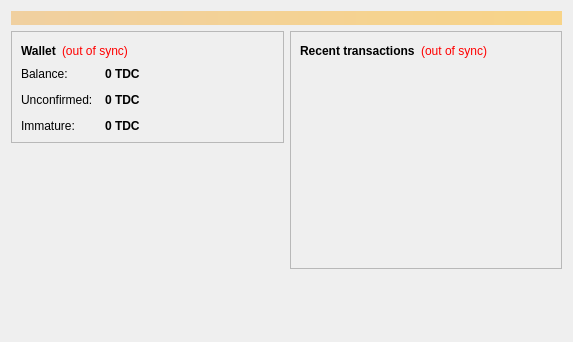
<?xml version="1.0" encoding="UTF-8"?>
<ui version="4.0">
 <class>OverviewPage</class>
 <widget class="QWidget" name="OverviewPage">
  <property name="geometry">
   <rect>
    <x>0</x>
    <y>0</y>
    <width>573</width>
    <height>342</height>
   </rect>
  </property>
  <property name="windowTitle">
   <string>Form</string>
  </property>
  <layout class="QVBoxLayout" name="topLayout">
   <item>
    <widget class="QLabel" name="labelAlerts">
     <property name="visible">
      <bool>false</bool>
     </property>
     <property name="styleSheet">
      <string notr="true">background-color: qlineargradient(x1: 0, y1: 0, x2: 1, y2: 0, stop:0 #F0D0A0, stop:1 #F8D488); color:#000000;</string>
     </property>
     <property name="wordWrap">
      <bool>true</bool>
     </property>
     <property name="margin">
      <number>3</number>
     </property>
    </widget>
   </item>
   <item>
    <layout class="QHBoxLayout" name="horizontalLayout" stretch="1,1">
     <item>
      <layout class="QVBoxLayout" name="verticalLayout_2">
       <item>
        <widget class="QFrame" name="frame">
         <property name="frameShape">
          <enum>QFrame::StyledPanel</enum>
         </property>
         <property name="frameShadow">
          <enum>QFrame::Raised</enum>
         </property>
         <layout class="QVBoxLayout" name="verticalLayout_4">
          <item>
           <layout class="QHBoxLayout" name="horizontalLayout_4">
            <item>
             <widget class="QLabel" name="label_5">
              <property name="font">
               <font>
                <weight>75</weight>
                <bold>true</bold>
               </font>
              </property>
              <property name="text">
               <string>Wallet</string>
              </property>
             </widget>
            </item>
            <item>
             <widget class="QLabel" name="labelWalletStatus">
              <property name="toolTip">
               <string>The displayed information may be out of date. Your wallet automatically synchronizes with the TraderCoin network after a connection is established, but this process has not completed yet.</string>
              </property>
              <property name="styleSheet">
               <string notr="true">QLabel { color: red; }</string>
              </property>
              <property name="text">
               <string notr="true">(out of sync)</string>
              </property>
              <property name="alignment">
               <set>Qt::AlignLeading|Qt::AlignLeft|Qt::AlignVCenter</set>
              </property>
             </widget>
            </item>
            <item>
             <spacer name="horizontalSpacer_2">
              <property name="orientation">
               <enum>Qt::Horizontal</enum>
              </property>
              <property name="sizeHint" stdset="0">
               <size>
                <width>40</width>
                <height>20</height>
               </size>
              </property>
             </spacer>
            </item>
           </layout>
          </item>
          <item>
           <layout class="QFormLayout" name="formLayout_2">
            <property name="fieldGrowthPolicy">
             <enum>QFormLayout::AllNonFixedFieldsGrow</enum>
            </property>
            <property name="horizontalSpacing">
             <number>12</number>
            </property>
            <property name="verticalSpacing">
             <number>12</number>
            </property>
            <item row="0" column="0">
             <widget class="QLabel" name="label">
              <property name="text">
               <string>Balance:</string>
              </property>
             </widget>
            </item>
            <item row="0" column="1">
             <widget class="QLabel" name="labelBalance">
              <property name="font">
               <font>
                <weight>75</weight>
                <bold>true</bold>
               </font>
              </property>
              <property name="cursor">
               <cursorShape>IBeamCursor</cursorShape>
              </property>
              <property name="toolTip">
               <string>Your current balance</string>
              </property>
              <property name="text">
               <string notr="true">0 TDC</string>
              </property>
              <property name="textInteractionFlags">
               <set>Qt::LinksAccessibleByMouse|Qt::TextSelectableByKeyboard|Qt::TextSelectableByMouse</set>
              </property>
             </widget>
            </item>
            <item row="1" column="0">
             <widget class="QLabel" name="label_3">
              <property name="text">
               <string>Unconfirmed:</string>
              </property>
             </widget>
            </item>
            <item row="1" column="1">
             <widget class="QLabel" name="labelUnconfirmed">
              <property name="font">
               <font>
                <weight>75</weight>
                <bold>true</bold>
               </font>
              </property>
              <property name="cursor">
               <cursorShape>IBeamCursor</cursorShape>
              </property>
              <property name="toolTip">
               <string>Total of transactions that have yet to be confirmed, and do not yet count toward the current balance</string>
              </property>
              <property name="text">
               <string notr="true">0 TDC</string>
              </property>
              <property name="textInteractionFlags">
               <set>Qt::LinksAccessibleByMouse|Qt::TextSelectableByKeyboard|Qt::TextSelectableByMouse</set>
              </property>
             </widget>
            </item>
            <item row="2" column="0">
             <widget class="QLabel" name="labelImmatureText">
              <property name="text">
               <string>Immature:</string>
              </property>
             </widget>
            </item>
            <item row="2" column="1">
             <widget class="QLabel" name="labelImmature">
              <property name="font">
               <font>
                <weight>75</weight>
                <bold>true</bold>
               </font>
              </property>
              <property name="toolTip">
               <string>Mined balance that has not yet matured</string>
              </property>
              <property name="text">
               <string notr="true">0 TDC</string>
              </property>
              <property name="textInteractionFlags">
               <set>Qt::LinksAccessibleByMouse|Qt::TextSelectableByKeyboard|Qt::TextSelectableByMouse</set>
              </property>
             </widget>
            </item>
           </layout>
          </item>
         </layout>
        </widget>
       </item>
       <item>
        <spacer name="verticalSpacer">
         <property name="orientation">
          <enum>Qt::Vertical</enum>
         </property>
         <property name="sizeHint" stdset="0">
          <size>
           <width>20</width>
           <height>40</height>
          </size>
         </property>
        </spacer>
       </item>
      </layout>
     </item>
     <item>
      <layout class="QVBoxLayout" name="verticalLayout_3">
       <item>
        <widget class="QFrame" name="frame_2">
         <property name="frameShape">
          <enum>QFrame::StyledPanel</enum>
         </property>
         <property name="frameShadow">
          <enum>QFrame::Raised</enum>
         </property>
         <layout class="QVBoxLayout" name="verticalLayout">
          <item>
           <layout class="QHBoxLayout" name="horizontalLayout_2">
            <item>
             <widget class="QLabel" name="label_4">
              <property name="text">
               <string>&lt;b&gt;Recent transactions&lt;/b&gt;</string>
              </property>
             </widget>
            </item>
            <item>
             <widget class="QLabel" name="labelTransactionsStatus">
              <property name="toolTip">
               <string>The displayed information may be out of date. Your wallet automatically synchronizes with the TraderCoin network after a connection is established, but this process has not completed yet.</string>
              </property>
              <property name="styleSheet">
               <string notr="true">QLabel { color: red; }</string>
              </property>
              <property name="text">
               <string notr="true">(out of sync)</string>
              </property>
              <property name="alignment">
               <set>Qt::AlignRight|Qt::AlignTrailing|Qt::AlignVCenter</set>
              </property>
             </widget>
            </item>
            <item>
             <spacer name="horizontalSpacer">
              <property name="orientation">
               <enum>Qt::Horizontal</enum>
              </property>
              <property name="sizeHint" stdset="0">
               <size>
                <width>40</width>
                <height>20</height>
               </size>
              </property>
             </spacer>
            </item>
           </layout>
          </item>
          <item>
           <widget class="QListView" name="listTransactions">
            <property name="styleSheet">
             <string notr="true">QListView { background: transparent; }</string>
            </property>
            <property name="frameShape">
             <enum>QFrame::NoFrame</enum>
            </property>
            <property name="verticalScrollBarPolicy">
             <enum>Qt::ScrollBarAlwaysOff</enum>
            </property>
            <property name="horizontalScrollBarPolicy">
             <enum>Qt::ScrollBarAlwaysOff</enum>
            </property>
            <property name="selectionMode">
             <enum>QAbstractItemView::NoSelection</enum>
            </property>
           </widget>
          </item>
         </layout>
        </widget>
       </item>
       <item>
        <spacer name="verticalSpacer_2">
         <property name="orientation">
          <enum>Qt::Vertical</enum>
         </property>
         <property name="sizeHint" stdset="0">
          <size>
           <width>20</width>
           <height>40</height>
          </size>
         </property>
        </spacer>
       </item>
      </layout>
     </item>
    </layout>
   </item>
  </layout>
 </widget>
 <resources/>
 <connections/>
</ui>
